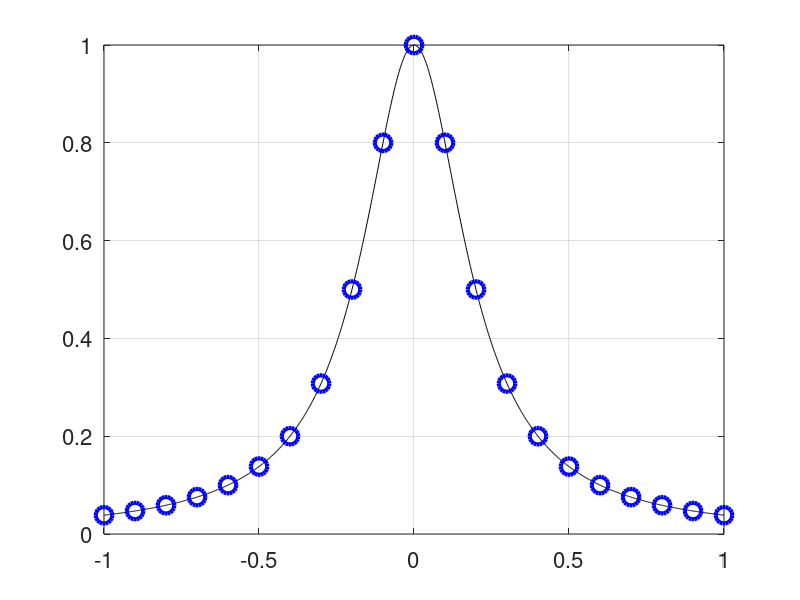
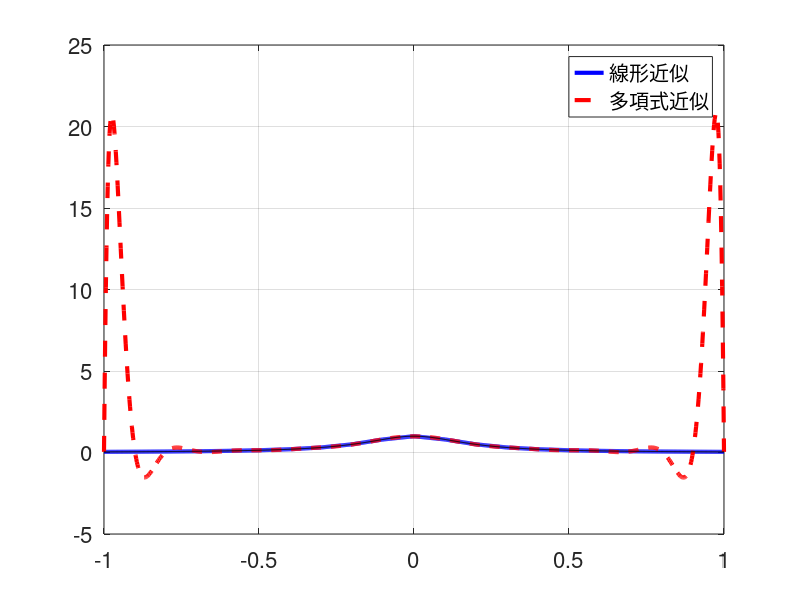

Write the MATLAB code that produced these figures, in order. (Note: this script raises an error after producing the figures.)
%% 
close all;

%% DATA POINTS
xmin = -1;
xmax = 1;
nxd = 21;
xd = linspace(xmin,xmax,nxd)';
yd = 1./(1+25*xd.^2);
nx = 1001;
x0 = linspace(xmin,xmax,nx)';
y0 = 1./(1+25*x0.^2);

figure;
plot(x0, y0, 'k-');
hold on;
plot(xd, yd, 'o', 'color', 'blue', 'MarkerSize', 12, 'linewidth', 3);
grid on;
set(gca,'Fontsize',16);
saveas (gcf,'Fig_data.eps','epsc2');

%% MATLAB関数を使った内挿

x1 = linspace(xmin,xmax,nx)';
y1 = zeros(nx, 1);

for i = 1:nx
    y1(i, 1) = interp1(xd, yd, x1(i), 'linear', 'extrap');
end

%% ordinary polynomial
X = ones(nxd,1);
X2 = ones(nx,1);
x2 = x1;
for i = 1:nxd-1
    X = [X xd.^i];
    X2 = [X2 x2.^i];
end
% ordinary least squares
b = (X'*X)\(X'*yd);
y2 = X2*b;

figure;
plot(x1, y1, '-', 'color', 'blue', 'linewidth', 3);
hold on;
plot(x2, y2, '--', 'color', 'red', 'linewidth', 3);
plot(x0, y0, 'k-');
legend('線形近似', '多項式近似', 'Location', 'NorthEast');
grid on;
set(gca,'Fontsize',16);
saveas (gcf,'Fig_interp.eps','epsc2');

%% Chebyshev polynomial
xcheb = polygrid(xmin,xmax,nxd);
ycheb = 1./(1+25*xcheb.^2);
T = polybas(xmin,xmax,nxd,xcheb);
theta = T\ycheb;

x3 = x1;
T3 = polybas(xmin,xmax,nxd,x3);
% fitting polynomial
y3 = T3*theta;

figure;
plot(x3, y3, '-', 'color', 'blue', 'linewidth', 3); hold('on');
hold on;
plot(xcheb, ycheb, '*', 'color', 'blue', 'MarkerSize',12, 'linewidth', 3); hold('on');
plot(x0, y0, 'k-');
legend('多項式近似','評価点','Location', 'NorthEast');
grid on;
set(gca,'Fontsize',16);
saveas (gcf,'Fig_cheb_n21.eps','epsc2');

return;
